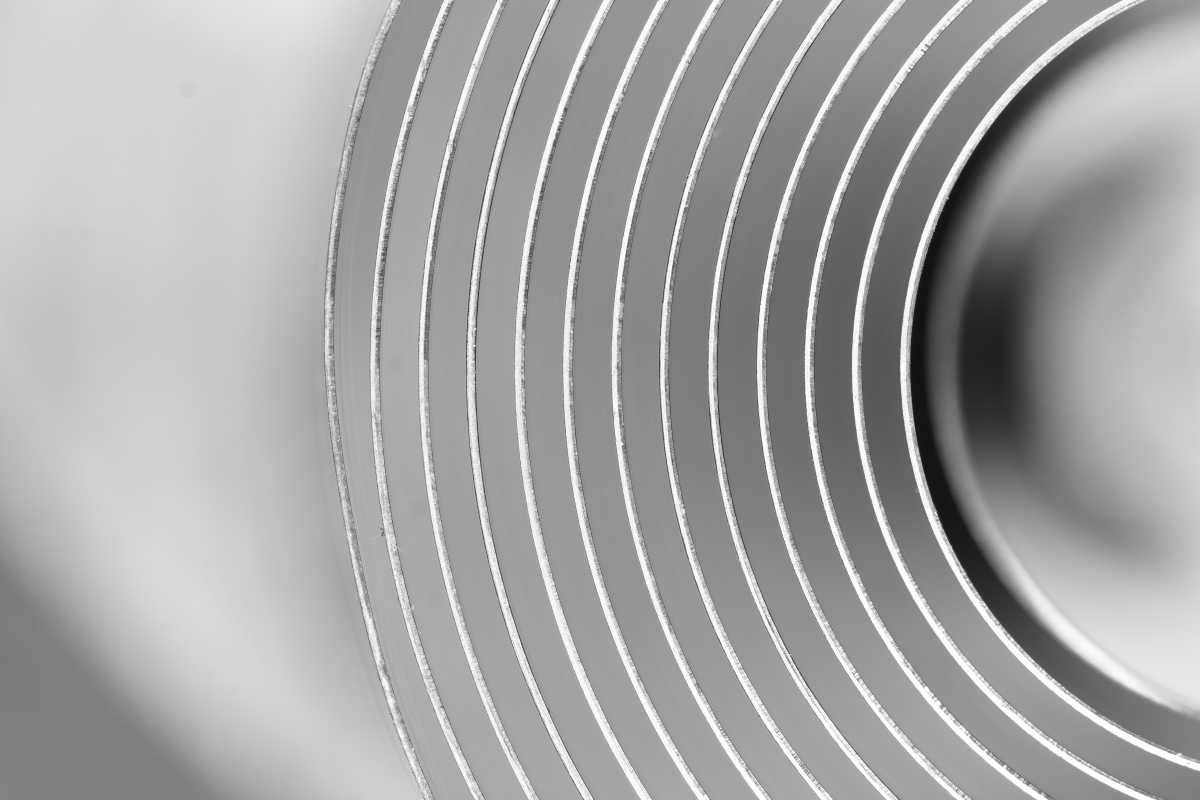
#> input picture CUDA/cpt1.jpg, 6000 x 4000 px (shown at 1/5 size)
$ python fftLaplace.py
#> lines starting #> are read from the running program, lines starting #| are printed output that depends on the picture
import numpy as np
import matplotlib.pyplot as plt
from scipy.fftpack import fft2
from scipy import ndimage
from scipy.signal import fftconvolve
import time


def fftlaplace(image, mask=None):
    if mask is None:
        laplacian_pts = '''
        -4 -1 0 -1 -4
        -1 2 3 2 -1
        0 3 4 3 0
        -1 2 3 2 -1
        -4 -1 0 -1 -4
        '''.split()

        laplacian = np.array(laplacian_pts, dtype=np.float32).reshape(5, 5)
    else:
        laplacian = np.array(mask)
    kernel = np.zeros_like(image)
    kernel[:laplacian.shape[0], :laplacian.shape[1]] = laplacian
    print(kernel)

    im_fft = np.absolute(fft2(image))
    print('image fft done')
    kernel_fft = np.absolute(fft2(kernel))
    print('kernel fft done')

    process_fft = np.multiply(im_fft, kernel_fft)
    print('Fourier Space piecwise multiplication done')

    process = np.absolute(fft2(process_fft))
    print('Inverse Fourier Tranform')

    return process


def main():
    fn = 'cpt1.jpg'
    image = ndimage.imread(fn, flatten=True)
#> image: shape (4000, 6000) float32; min 13, max 255, mean 165.5
    t0 = time.time()

    fig = plt.figure()
    ax1 = fig.add_subplot(211)
    ax2 = fig.add_subplot(212)
    print('process start')
    kernel = [[1, -2, 1]]

    #laplacian_naive = np.abs(ndimage.convolve1d(image, kernel, axis=1))
    laplacian_naive = np.abs(ndimage.convolve(image, kernel))
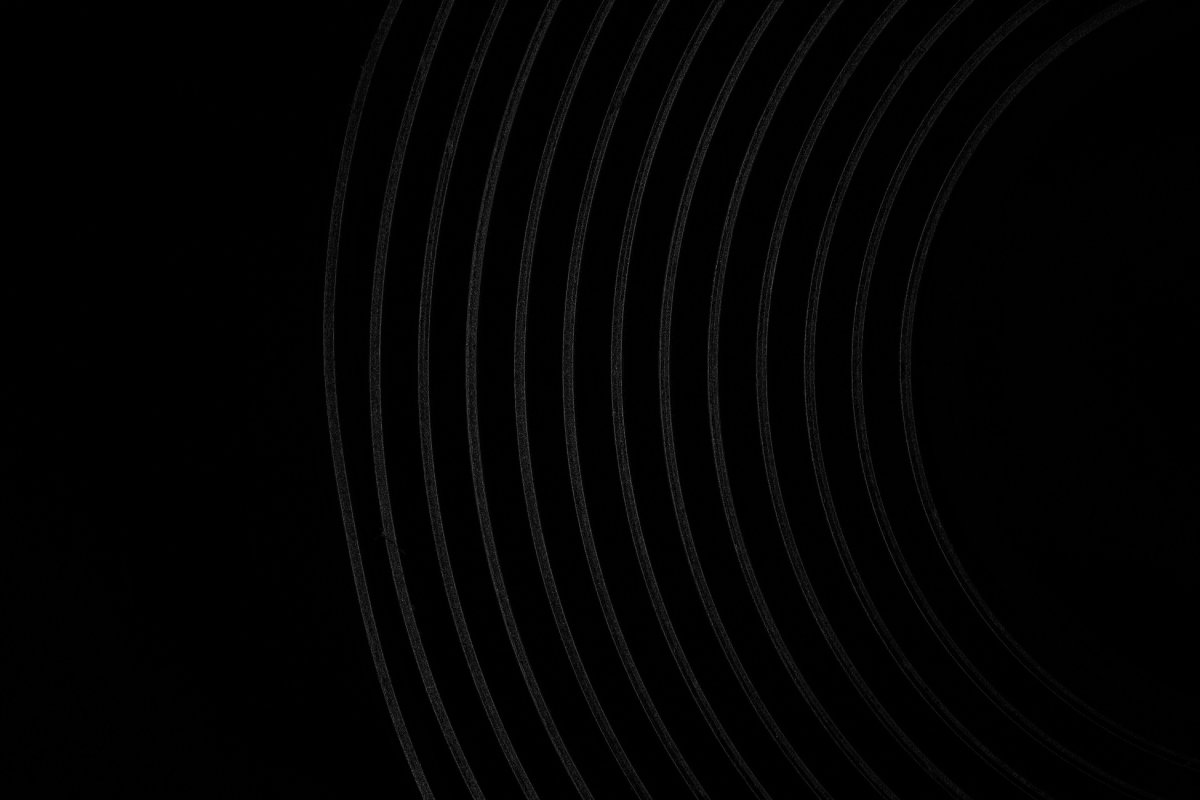
#> laplacian_naive: shape (4000, 6000) float32 (shown at 1/5 size); min 0, max 229, mean 2.9
    print (laplacian_naive)
#> (printed output is left out)
    ax1.imshow(laplacian_naive)
    t1 = time.time()
    print(t1 - t0)
    kernel = [[1, -2, 1]]
    #laplacian_fast = fftlaplace(image, mask=kernel)
    laplacian_fast = np.abs(fftconvolve(image, kernel))
    ax2.imshow(laplacian_fast)
    print(time.time() - t1)
    fig.savefig('comparison', dpi=300)
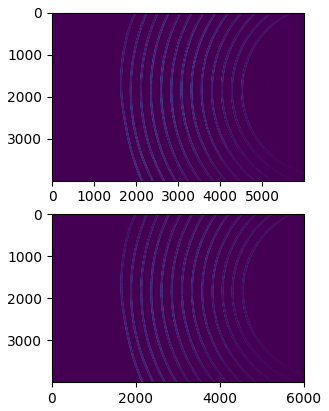
#> figure drawn by matplotlib, 2 panels
if __name__ == '__main__':
    main()
